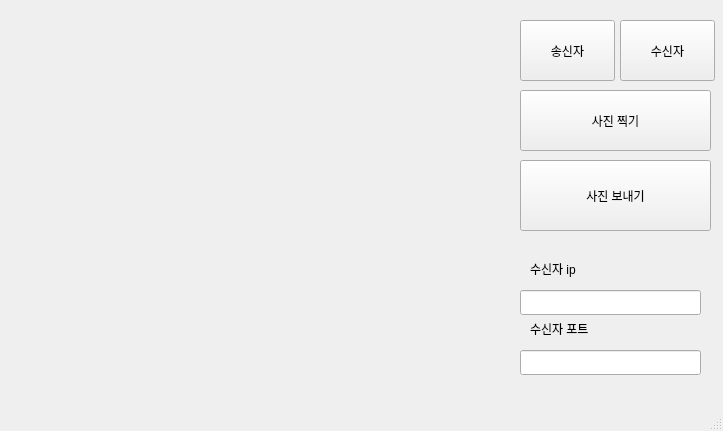
<?xml version="1.0" encoding="UTF-8"?>
<ui version="4.0">
 <class>MainWindow</class>
 <widget class="QMainWindow" name="MainWindow">
  <property name="geometry">
   <rect>
    <x>0</x>
    <y>0</y>
    <width>723</width>
    <height>431</height>
   </rect>
  </property>
  <property name="windowTitle">
   <string>MainWindow</string>
  </property>
  <widget class="QWidget" name="centralwidget">
   <widget class="QLabel" name="label">
    <property name="geometry">
     <rect>
      <x>20</x>
      <y>10</y>
      <width>471</width>
      <height>361</height>
     </rect>
    </property>
    <property name="text">
     <string/>
    </property>
   </widget>
   <widget class="QPushButton" name="pushButton">
    <property name="geometry">
     <rect>
      <x>520</x>
      <y>20</y>
      <width>95</width>
      <height>61</height>
     </rect>
    </property>
    <property name="text">
     <string>송신자</string>
    </property>
   </widget>
   <widget class="QPushButton" name="pushButton_2">
    <property name="geometry">
     <rect>
      <x>620</x>
      <y>20</y>
      <width>95</width>
      <height>61</height>
     </rect>
    </property>
    <property name="text">
     <string>수신자</string>
    </property>
   </widget>
   <widget class="QPushButton" name="pushButton_3">
    <property name="geometry">
     <rect>
      <x>520</x>
      <y>90</y>
      <width>191</width>
      <height>61</height>
     </rect>
    </property>
    <property name="text">
     <string>사진 찍기</string>
    </property>
   </widget>
   <widget class="QPushButton" name="pushButton_4">
    <property name="geometry">
     <rect>
      <x>520</x>
      <y>160</y>
      <width>191</width>
      <height>71</height>
     </rect>
    </property>
    <property name="text">
     <string>사진 보내기</string>
    </property>
   </widget>
   <widget class="QLineEdit" name="lineEdit">
    <property name="geometry">
     <rect>
      <x>520</x>
      <y>290</y>
      <width>181</width>
      <height>25</height>
     </rect>
    </property>
   </widget>
   <widget class="QLabel" name="label_2">
    <property name="geometry">
     <rect>
      <x>530</x>
      <y>260</y>
      <width>67</width>
      <height>17</height>
     </rect>
    </property>
    <property name="text">
     <string>수신자 ip</string>
    </property>
   </widget>
   <widget class="QLineEdit" name="lineEdit_2">
    <property name="geometry">
     <rect>
      <x>520</x>
      <y>350</y>
      <width>181</width>
      <height>25</height>
     </rect>
    </property>
   </widget>
   <widget class="QLabel" name="label_3">
    <property name="geometry">
     <rect>
      <x>530</x>
      <y>320</y>
      <width>91</width>
      <height>17</height>
     </rect>
    </property>
    <property name="text">
     <string>수신자 포트</string>
    </property>
   </widget>
  </widget>
  <widget class="QMenuBar" name="menubar">
   <property name="geometry">
    <rect>
     <x>0</x>
     <y>0</y>
     <width>723</width>
     <height>22</height>
    </rect>
   </property>
  </widget>
  <widget class="QStatusBar" name="statusbar"/>
 </widget>
 <resources/>
 <connections/>
</ui>
